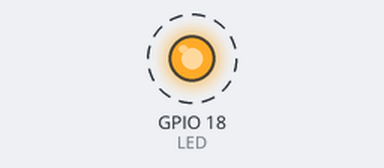
A program run on a simulated Raspberry Pi (BCM pin numbers). Shown: output pins drawn as LEDs (lit = HIGH). Dashed ring = blinking.

Above: at 0.2 s.
Timing chart, 0 to 3.0 s (numbered marks = the images above):
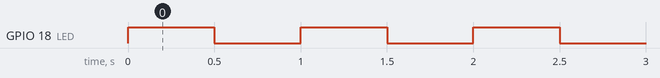

Measured:
- by itself, GPIO 18 (LED): alternates HIGH for 0.50 s and LOW for 0.50 s

The program:

pwmLED4.py
```python
import RPi.GPIO as GPIO
import time

LED = 18

GPIO.setmode(GPIO.BCM)
GPIO.setwarnings(False)
GPIO.setup(LED, GPIO.OUT)


try :
    while True :
        GPIO.output(LED, True)
        time.sleep(0.5)
        GPIO.output(LED, False)
        time.sleep(0.5)


except :
    pwm.stop()
    GPIO.cleanup()
```
